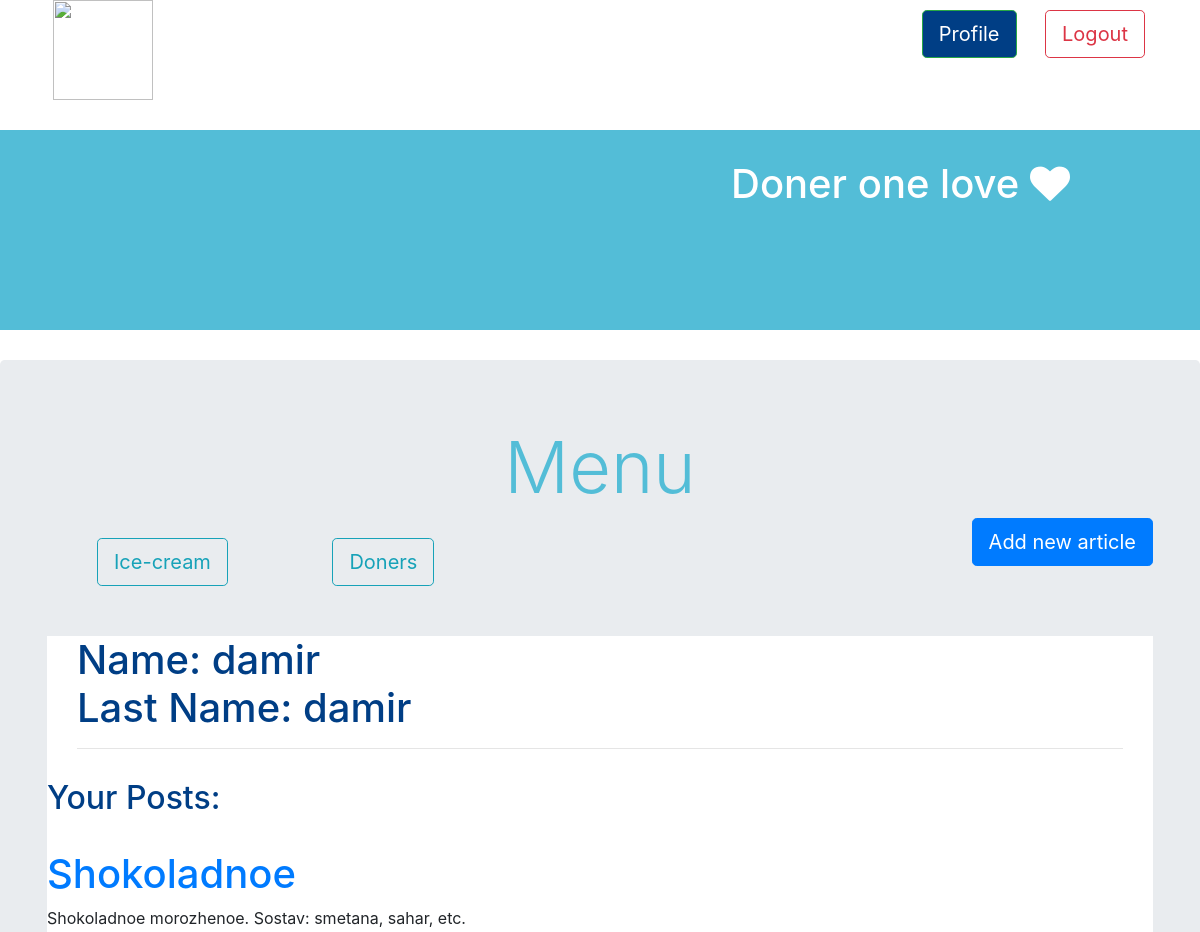
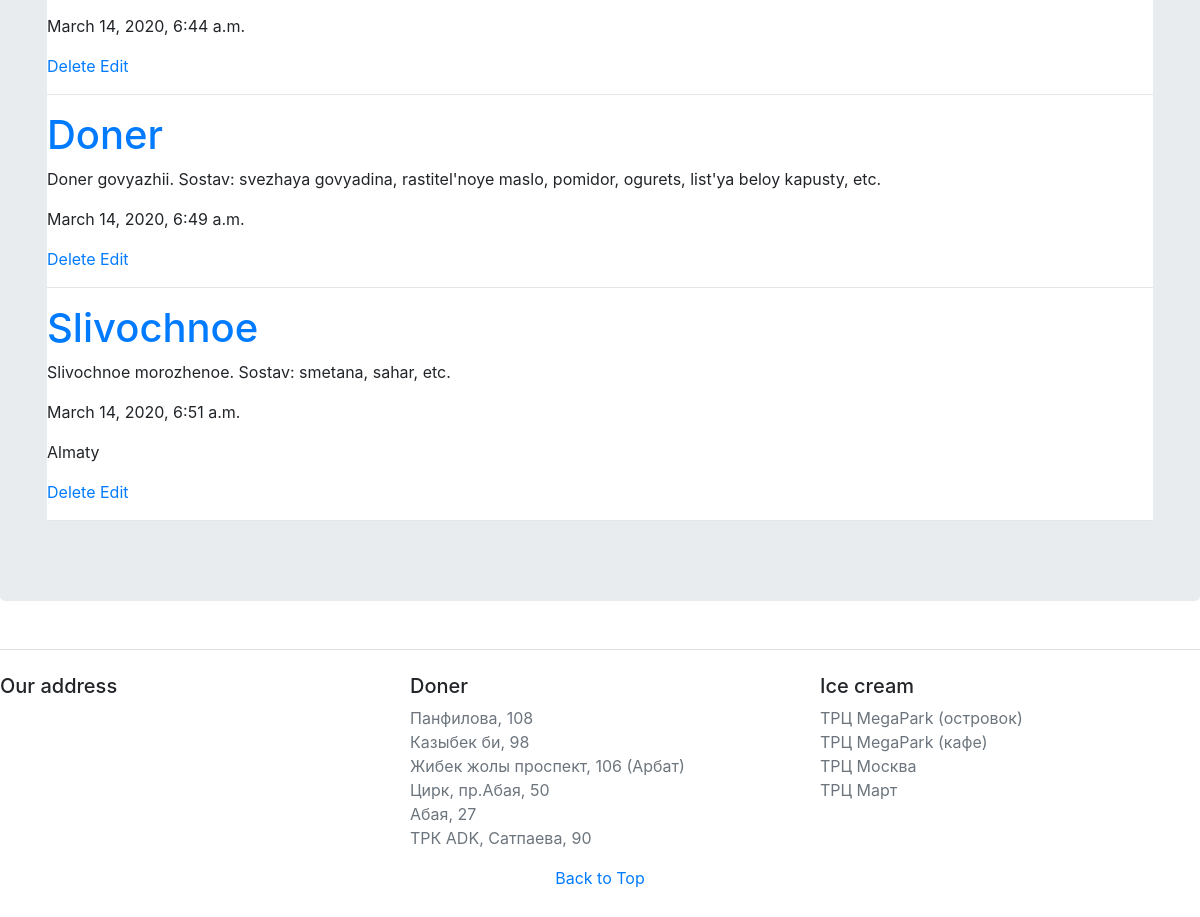
The page /profile (signed in) on the database its author committed (2 pictures, top to bottom).
### article/models.py (models this page shows, shortened)
class Category(models.Model):
    name = models.CharField(max_length=200, unique=True)

class Article(models.Model):
    title = models.CharField(max_length=200, unique=True)
    description = models.TextField()
    created_on = models.DateTimeField(auto_now_add=True)
    category = models.ForeignKey(Category, on_delete=models.CASCADE)
    tags = models.ManyToManyField(Tag)
    image = models.ImageField(upload_to='', blank=True, null=True)
    author = models.ForeignKey(User, on_delete=models.CASCADE, blank=True, null=True)

class Tag(models.Model):
    name = models.CharField(max_length=200, unique=True)

### myprofile/views.py (the view)
# urls.py: path('profile', views.profilePage, name='profile'),
def profilePage(request):
    categories = Category.objects.all()
    articles = Article.objects.filter(author=request.user).prefetch_related('tags')
    return render(request, 'profile.html', {"articles": articles, "categories": categories})

### templates/profile.html
{% extends "base.html" %}
{% block content %}
<div>
<h1 style="margin: 30px; color: #003E85;"> Name: {{user.first_name }} <br> Last Name: {{user.last_name}} <hr>
    <h2 style="color: #003E85">Your Posts:</h2>
    <br></h1>
{% for article in articles %}
<h1><a href="">{{article.title}}</a></h1>
<p>{{article.description}}</p>
<p>{{article.created_on}}</p>
<p>
    {% for tag in article.tags.all %}
        <span style="margin-right: 20px"> {{ tag.name }}</span>
    {% endfor %}
</p>
<a href="{% url 'delete_article' article.id %}">Delete</a>
<a href="{% url 'edit_form_article' article.id %}">Edit</a>
<hr>
{% endfor %}
</div>
{% endblock %}

### templates/base.html (shortened to what this page needs)
<html>
    <head>
        <link rel="stylesheet" href="https://stackpath.bootstrapcdn.com/bootstrap/4.3.1/css/bootstrap.min.css"
>
        <link rel="stylesheet" href="https://cdnjs.cloudflare.com/ajax/libs/font-awesome/4.7.0/css/font-awesome.min.css">
    </head>
    <body>
        <header>
            <div >
                <div class="container" style="display: flex; justify-content: space-between;">
                    <div>
                        <a href="{% url 'home'  %}" class="p-2 text-dark" >
                            <img src="http://www.zhekasice.kz/img/logo.png" alt="" style="width: 100px">
                        </a>
                    </div>
                    <div>
                    <h2>
                            {% if user.is_authenticated %}
                            <a href="{% url 'profile' %}"class="btn btn-success btn-lg" style="margin: 10px; background-color:#003E85;">Profile</a>
                            <a href="{% url 'logout'  %}"class="btn btn-outline-danger btn-lg" style="margin: 10px">Logout</a>
                        {% endif %}
                    </h2>
                    </div>
                </div>
                <div class="bg" style="background-color: 53BDD7 ; padding: 30px; margin: 30px  0px; height: 200px">
                    <h1 style="margin: 0px 100px; text-align: right; color: #FFFFFF">Doner one love <i class="fa fa-heart"></i></h1>
                </div>
            </div>
        </header>
        <div class="jumbotron">
            <div class="container">
                <h1 class="display-3 font-bold" style="text-align: center; color: 53BDD7">Menu</h1>
                    <div style="display: flex; justify-content: space-between;">
                        <div>
                            {% for cat in categories %}
                             <a href="{% url 'category' cat.id %}" class="btn btn-outline-info btn-lg" style="margin: 20px 50px">
                                 {{cat.name}}
                             </a>
                        {% endfor %}
                        </div>
                        {% if user.is_authenticated %}
                            <div>
                              <a href="{% url 'new_article' %}" class="btn btn-primary btn-lg">Add new article</a>
                            </div>
                        {% endif %}
                    </div>
                <DIV STYLE="background-color: #FFFFFF">
                    {% block content %}{% endblock content %}
                 </DIV>
            </div>
        </div>
        <footer class="pt-md-4 my-md-5 border-top">
                <div class="row">
                    <div class="col-md" >
                    <h5>Our address</h5>
                  </div>
                  <div class="col-md" >
                    <h5>Doner</h5>
                    <ul class="list-unstyled">
                      <li class="text-muted" >Панфилова, 108</li>
                      <li class="text-muted" >Казыбек би, 98</li>
                      <li class="text-muted" >Жибек жолы проспект, 106 (Арбат)</li>
                      <li class="text-muted">Цирк, пр.Абая, 50</li>
                      <li class="text-muted">Абая, 27</li>
                      <li class="text-muted">ТРК ADK, Сатпаева, 90</li>
                    </ul>
                  </div>
                  <div class=" col-md">
                    <h5>Ice cream</h5>
                    <ul class="list-unstyled">
                      <li class="text-muted">ТРЦ MegaPark (островок)</li>
                      <li class="text-muted">ТРЦ MegaPark (кафе)</li>
                      <li class="text-muted">ТРЦ Москва</li>
                      <li class="text-muted">ТРЦ Март</li>
                    </ul>
                  </div>
                </div>
            <div class="center" style="text-align: center">
                <a href="">Back to Top</a>
            </div>
        </footer>
    </body>
</html>

### rows shown on the page
Category: name "Ice-cream"
Category: name "Doners"
Article: title "Shokoladnoe", description "Shokoladnoe morozhenoe. Sostav: smetana, sahar, etc.", created_on "March 14, 2020, 6:44 a.m."
Article: title "Doner", description "Doner govyazhii. Sostav: svezhaya govyadina, rastitel'noye maslo, pomidor, ogurets, list'ya beloy kapusty, etc.", created_on "March 14, 2020, 6:49 a.m."
Article: title "Slivochnoe", description "Slivochnoe morozhenoe. Sostav: smetana, sahar, etc.", created_on "March 14, 2020, 6:51 a.m."
Tag: name "Almaty"

### other values the page prints
{{ user.first_name }} "damir"
{{ user.last_name }} "damir"
